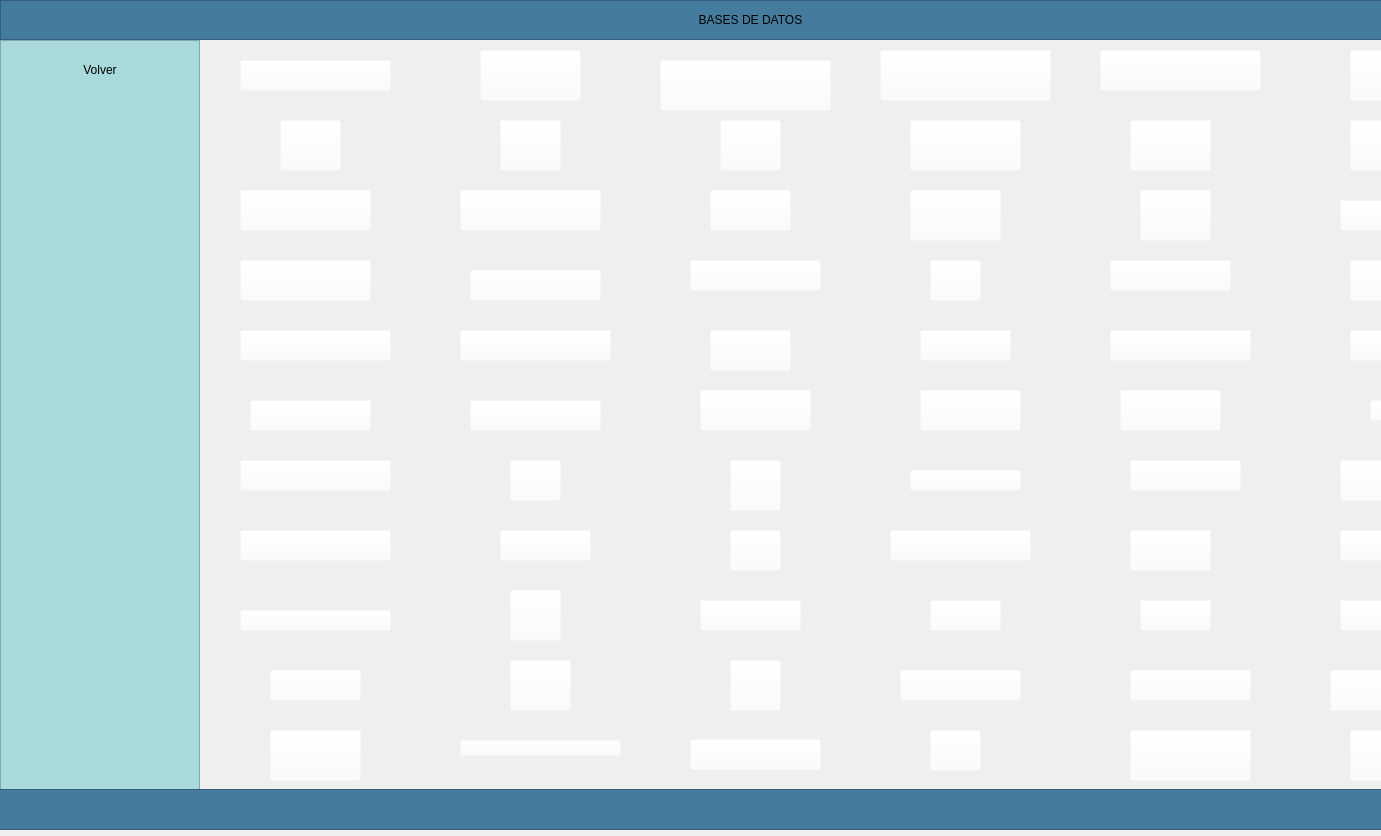
<?xml version="1.0" encoding="UTF-8"?>
<ui version="4.0">
 <class>MainWindow</class>
 <widget class="QMainWindow" name="MainWindow">
  <property name="geometry">
   <rect>
    <x>0</x>
    <y>0</y>
    <width>1381</width>
    <height>836</height>
   </rect>
  </property>
  <property name="windowTitle">
   <string>MainWindow</string>
  </property>
  <widget class="QWidget" name="centralwidget">
   <widget class="QFrame" name="Frame_Superior">
    <property name="geometry">
     <rect>
      <x>0</x>
      <y>0</y>
      <width>1501</width>
      <height>40</height>
     </rect>
    </property>
    <property name="minimumSize">
     <size>
      <width>0</width>
      <height>40</height>
     </size>
    </property>
    <property name="maximumSize">
     <size>
      <width>16777215</width>
      <height>40</height>
     </size>
    </property>
    <property name="styleSheet">
     <string notr="true">background-color: rgb(69, 123, 157);</string>
    </property>
    <property name="frameShape">
     <enum>QFrame::StyledPanel</enum>
    </property>
    <property name="frameShadow">
     <enum>QFrame::Raised</enum>
    </property>
    <layout class="QHBoxLayout" name="horizontalLayout_2">
     <property name="spacing">
      <number>2</number>
     </property>
     <property name="leftMargin">
      <number>0</number>
     </property>
     <property name="topMargin">
      <number>0</number>
     </property>
     <property name="rightMargin">
      <number>0</number>
     </property>
     <property name="bottomMargin">
      <number>0</number>
     </property>
     <item>
      <widget class="QPushButton" name="btn_menu">
       <property name="minimumSize">
        <size>
         <width>0</width>
         <height>0</height>
        </size>
       </property>
       <property name="maximumSize">
        <size>
         <width>16777215</width>
         <height>16777215</height>
        </size>
       </property>
       <property name="layoutDirection">
        <enum>Qt::LeftToRight</enum>
       </property>
       <property name="styleSheet">
        <string notr="true">QPushButton{
background-color:#457b9d;
font:87 12pt&quot;Arial Black&quot;;
border-radius:0px;
}

QPushButton:hover{
background-color: #a8dadc;
font:87 12pt&quot;Arial Back&quot;;
border-radius:0px;
}</string>
       </property>
       <property name="text">
        <string>BASES DE DATOS</string>
       </property>
       <property name="icon">
        <iconset>
         <normaloff>../../../Imagenes/bars-solid.svg</normaloff>../../../Imagenes/bars-solid.svg</iconset>
       </property>
      </widget>
     </item>
    </layout>
   </widget>
   <widget class="QFrame" name="Frame_Inferior_Izq">
    <property name="geometry">
     <rect>
      <x>0</x>
      <y>40</y>
      <width>200</width>
      <height>751</height>
     </rect>
    </property>
    <property name="minimumSize">
     <size>
      <width>200</width>
      <height>0</height>
     </size>
    </property>
    <property name="maximumSize">
     <size>
      <width>200</width>
      <height>16777215</height>
     </size>
    </property>
    <property name="styleSheet">
     <string notr="true">QFrame{
background-color:#a8dadc;}

QPushButton{
background-color:#a8dadc;
border-top-left-radius: 20px;
border-bottom-left-radius: 20px;
font: 75 12pt &quot;Arial Narrow&quot;;
}
QPushButton:hover{
background-color:#a8dadc;
border-top-left-radius:20px;
border-bottom-left-radius:20px;
font: 75 12pt&quot;Arial Narrow&quot;;
}</string>
    </property>
    <property name="frameShape">
     <enum>QFrame::StyledPanel</enum>
    </property>
    <property name="frameShadow">
     <enum>QFrame::Raised</enum>
    </property>
    <layout class="QVBoxLayout" name="verticalLayout_3">
     <item>
      <widget class="QPushButton" name="pushButton_6">
       <property name="minimumSize">
        <size>
         <width>0</width>
         <height>40</height>
        </size>
       </property>
       <property name="maximumSize">
        <size>
         <width>16777215</width>
         <height>40</height>
        </size>
       </property>
       <property name="styleSheet">
        <string notr="true">QFrame{
background-color:#a8dadc;}

QPushButton{
background-color:#a8dadc;
border-top-left-radius: 20px;
border-bottom-left-radius: 20px;
font: 75 12pt &quot;Arial Narrow&quot;;
}
QPushButton:hover{
background-color:#f1faee;
border-top-left-radius:20px;
border-bottom-left-radius:20px;
font: 75 12pt&quot;Arial Narrow&quot;;
}
</string>
       </property>
       <property name="text">
        <string>Volver</string>
       </property>
       <property name="icon">
        <iconset>
         <normaloff>../../../Imagenes/pencil-ruler-solid.svg</normaloff>../../../Imagenes/pencil-ruler-solid.svg</iconset>
       </property>
      </widget>
     </item>
     <item>
      <spacer name="verticalSpacer">
       <property name="orientation">
        <enum>Qt::Vertical</enum>
       </property>
       <property name="sizeHint" stdset="0">
        <size>
         <width>20</width>
         <height>194</height>
        </size>
       </property>
      </spacer>
     </item>
    </layout>
   </widget>
   <widget class="QLabel" name="label_2">
    <property name="geometry">
     <rect>
      <x>200</x>
      <y>40</y>
      <width>1311</width>
      <height>751</height>
     </rect>
    </property>
    <property name="styleSheet">
     <string notr="true">border-image: url(:/newPrefix/r7.png);</string>
    </property>
    <property name="text">
     <string/>
    </property>
    <property name="scaledContents">
     <bool>true</bool>
    </property>
   </widget>
   <widget class="QPushButton" name="pushButton_2">
    <property name="geometry">
     <rect>
      <x>240</x>
      <y>60</y>
      <width>151</width>
      <height>31</height>
     </rect>
    </property>
    <property name="styleSheet">
     <string notr="true">background-color: rgba(255, 255, 255, 0);</string>
    </property>
    <property name="text">
     <string/>
    </property>
   </widget>
   <widget class="QPushButton" name="pushButton_3">
    <property name="geometry">
     <rect>
      <x>480</x>
      <y>50</y>
      <width>101</width>
      <height>51</height>
     </rect>
    </property>
    <property name="styleSheet">
     <string notr="true">background-color: rgba(255, 255, 255, 0);</string>
    </property>
    <property name="text">
     <string/>
    </property>
   </widget>
   <widget class="QPushButton" name="pushButton_4">
    <property name="geometry">
     <rect>
      <x>660</x>
      <y>60</y>
      <width>171</width>
      <height>51</height>
     </rect>
    </property>
    <property name="styleSheet">
     <string notr="true">background-color: rgba(255, 255, 255, 0);</string>
    </property>
    <property name="text">
     <string/>
    </property>
   </widget>
   <widget class="QPushButton" name="pushButton_5">
    <property name="geometry">
     <rect>
      <x>880</x>
      <y>50</y>
      <width>171</width>
      <height>51</height>
     </rect>
    </property>
    <property name="styleSheet">
     <string notr="true">background-color: rgba(255, 255, 255, 0);</string>
    </property>
    <property name="text">
     <string/>
    </property>
   </widget>
   <widget class="QPushButton" name="pushButton_7">
    <property name="geometry">
     <rect>
      <x>1100</x>
      <y>50</y>
      <width>161</width>
      <height>41</height>
     </rect>
    </property>
    <property name="styleSheet">
     <string notr="true">background-color: rgba(255, 255, 255, 0);</string>
    </property>
    <property name="text">
     <string/>
    </property>
   </widget>
   <widget class="QPushButton" name="pushButton_8">
    <property name="geometry">
     <rect>
      <x>1350</x>
      <y>50</y>
      <width>81</width>
      <height>51</height>
     </rect>
    </property>
    <property name="styleSheet">
     <string notr="true">background-color: rgba(255, 255, 255, 0);</string>
    </property>
    <property name="text">
     <string/>
    </property>
   </widget>
   <widget class="QPushButton" name="pushButton_9">
    <property name="geometry">
     <rect>
      <x>280</x>
      <y>120</y>
      <width>61</width>
      <height>51</height>
     </rect>
    </property>
    <property name="styleSheet">
     <string notr="true">background-color: rgba(255, 255, 255, 0);</string>
    </property>
    <property name="text">
     <string/>
    </property>
   </widget>
   <widget class="QPushButton" name="pushButton_10">
    <property name="geometry">
     <rect>
      <x>500</x>
      <y>120</y>
      <width>61</width>
      <height>51</height>
     </rect>
    </property>
    <property name="styleSheet">
     <string notr="true">background-color: rgba(255, 255, 255, 0);</string>
    </property>
    <property name="text">
     <string/>
    </property>
   </widget>
   <widget class="QPushButton" name="pushButton_11">
    <property name="geometry">
     <rect>
      <x>720</x>
      <y>120</y>
      <width>61</width>
      <height>51</height>
     </rect>
    </property>
    <property name="styleSheet">
     <string notr="true">background-color: rgba(255, 255, 255, 0);</string>
    </property>
    <property name="text">
     <string/>
    </property>
   </widget>
   <widget class="QPushButton" name="pushButton_12">
    <property name="geometry">
     <rect>
      <x>910</x>
      <y>120</y>
      <width>111</width>
      <height>51</height>
     </rect>
    </property>
    <property name="styleSheet">
     <string notr="true">background-color: rgba(255, 255, 255, 0);</string>
    </property>
    <property name="text">
     <string/>
    </property>
   </widget>
   <widget class="QPushButton" name="pushButton_13">
    <property name="geometry">
     <rect>
      <x>1130</x>
      <y>120</y>
      <width>81</width>
      <height>51</height>
     </rect>
    </property>
    <property name="styleSheet">
     <string notr="true">background-color: rgba(255, 255, 255, 0);</string>
    </property>
    <property name="text">
     <string/>
    </property>
   </widget>
   <widget class="QPushButton" name="pushButton_14">
    <property name="geometry">
     <rect>
      <x>1350</x>
      <y>120</y>
      <width>81</width>
      <height>51</height>
     </rect>
    </property>
    <property name="styleSheet">
     <string notr="true">background-color: rgba(255, 255, 255, 0);</string>
    </property>
    <property name="text">
     <string/>
    </property>
   </widget>
   <widget class="QPushButton" name="pushButton_15">
    <property name="geometry">
     <rect>
      <x>240</x>
      <y>190</y>
      <width>131</width>
      <height>41</height>
     </rect>
    </property>
    <property name="styleSheet">
     <string notr="true">background-color: rgba(255, 255, 255, 0);</string>
    </property>
    <property name="text">
     <string/>
    </property>
   </widget>
   <widget class="QPushButton" name="pushButton_16">
    <property name="geometry">
     <rect>
      <x>460</x>
      <y>190</y>
      <width>141</width>
      <height>41</height>
     </rect>
    </property>
    <property name="styleSheet">
     <string notr="true">background-color: rgba(255, 255, 255, 0);</string>
    </property>
    <property name="text">
     <string/>
    </property>
   </widget>
   <widget class="QPushButton" name="pushButton_17">
    <property name="geometry">
     <rect>
      <x>710</x>
      <y>190</y>
      <width>81</width>
      <height>41</height>
     </rect>
    </property>
    <property name="styleSheet">
     <string notr="true">background-color: rgba(255, 255, 255, 0);</string>
    </property>
    <property name="text">
     <string/>
    </property>
   </widget>
   <widget class="QPushButton" name="pushButton_18">
    <property name="geometry">
     <rect>
      <x>910</x>
      <y>190</y>
      <width>91</width>
      <height>51</height>
     </rect>
    </property>
    <property name="styleSheet">
     <string notr="true">background-color: rgba(255, 255, 255, 0);</string>
    </property>
    <property name="text">
     <string/>
    </property>
   </widget>
   <widget class="QPushButton" name="pushButton_19">
    <property name="geometry">
     <rect>
      <x>1140</x>
      <y>190</y>
      <width>71</width>
      <height>51</height>
     </rect>
    </property>
    <property name="styleSheet">
     <string notr="true">background-color: rgba(255, 255, 255, 0);</string>
    </property>
    <property name="text">
     <string/>
    </property>
   </widget>
   <widget class="QPushButton" name="pushButton_20">
    <property name="geometry">
     <rect>
      <x>1340</x>
      <y>200</y>
      <width>111</width>
      <height>31</height>
     </rect>
    </property>
    <property name="styleSheet">
     <string notr="true">background-color: rgba(255, 255, 255, 0);</string>
    </property>
    <property name="text">
     <string/>
    </property>
   </widget>
   <widget class="QPushButton" name="pushButton_21">
    <property name="geometry">
     <rect>
      <x>240</x>
      <y>260</y>
      <width>131</width>
      <height>41</height>
     </rect>
    </property>
    <property name="styleSheet">
     <string notr="true">background-color: rgba(255, 255, 255, 0);</string>
    </property>
    <property name="text">
     <string/>
    </property>
   </widget>
   <widget class="QPushButton" name="pushButton_22">
    <property name="geometry">
     <rect>
      <x>470</x>
      <y>270</y>
      <width>131</width>
      <height>31</height>
     </rect>
    </property>
    <property name="styleSheet">
     <string notr="true">background-color: rgba(255, 255, 255, 0);</string>
    </property>
    <property name="text">
     <string/>
    </property>
   </widget>
   <widget class="QPushButton" name="pushButton_23">
    <property name="geometry">
     <rect>
      <x>690</x>
      <y>260</y>
      <width>131</width>
      <height>31</height>
     </rect>
    </property>
    <property name="styleSheet">
     <string notr="true">background-color: rgba(255, 255, 255, 0);</string>
    </property>
    <property name="text">
     <string/>
    </property>
   </widget>
   <widget class="QPushButton" name="pushButton_24">
    <property name="geometry">
     <rect>
      <x>930</x>
      <y>260</y>
      <width>51</width>
      <height>41</height>
     </rect>
    </property>
    <property name="styleSheet">
     <string notr="true">background-color: rgba(255, 255, 255, 0);</string>
    </property>
    <property name="text">
     <string/>
    </property>
   </widget>
   <widget class="QPushButton" name="pushButton_25">
    <property name="geometry">
     <rect>
      <x>1110</x>
      <y>260</y>
      <width>121</width>
      <height>31</height>
     </rect>
    </property>
    <property name="styleSheet">
     <string notr="true">background-color: rgba(255, 255, 255, 0);</string>
    </property>
    <property name="text">
     <string/>
    </property>
   </widget>
   <widget class="QPushButton" name="pushButton_26">
    <property name="geometry">
     <rect>
      <x>1350</x>
      <y>260</y>
      <width>121</width>
      <height>41</height>
     </rect>
    </property>
    <property name="styleSheet">
     <string notr="true">background-color: rgba(255, 255, 255, 0);</string>
    </property>
    <property name="text">
     <string/>
    </property>
   </widget>
   <widget class="QPushButton" name="pushButton_27">
    <property name="geometry">
     <rect>
      <x>240</x>
      <y>330</y>
      <width>151</width>
      <height>31</height>
     </rect>
    </property>
    <property name="styleSheet">
     <string notr="true">background-color: rgba(255, 255, 255, 0);</string>
    </property>
    <property name="text">
     <string/>
    </property>
   </widget>
   <widget class="QPushButton" name="pushButton_28">
    <property name="geometry">
     <rect>
      <x>460</x>
      <y>330</y>
      <width>151</width>
      <height>31</height>
     </rect>
    </property>
    <property name="styleSheet">
     <string notr="true">background-color: rgba(255, 255, 255, 0);</string>
    </property>
    <property name="text">
     <string/>
    </property>
   </widget>
   <widget class="QPushButton" name="pushButton_29">
    <property name="geometry">
     <rect>
      <x>710</x>
      <y>330</y>
      <width>81</width>
      <height>41</height>
     </rect>
    </property>
    <property name="styleSheet">
     <string notr="true">background-color: rgba(255, 255, 255, 0);</string>
    </property>
    <property name="text">
     <string/>
    </property>
   </widget>
   <widget class="QPushButton" name="pushButton_30">
    <property name="geometry">
     <rect>
      <x>920</x>
      <y>330</y>
      <width>91</width>
      <height>31</height>
     </rect>
    </property>
    <property name="styleSheet">
     <string notr="true">background-color: rgba(255, 255, 255, 0);</string>
    </property>
    <property name="text">
     <string/>
    </property>
   </widget>
   <widget class="QPushButton" name="pushButton_31">
    <property name="geometry">
     <rect>
      <x>1110</x>
      <y>330</y>
      <width>141</width>
      <height>31</height>
     </rect>
    </property>
    <property name="styleSheet">
     <string notr="true">background-color: rgba(255, 255, 255, 0);</string>
    </property>
    <property name="text">
     <string/>
    </property>
   </widget>
   <widget class="QPushButton" name="pushButton_32">
    <property name="geometry">
     <rect>
      <x>1350</x>
      <y>330</y>
      <width>101</width>
      <height>31</height>
     </rect>
    </property>
    <property name="styleSheet">
     <string notr="true">background-color: rgba(255, 255, 255, 0);</string>
    </property>
    <property name="text">
     <string/>
    </property>
   </widget>
   <widget class="QPushButton" name="pushButton_33">
    <property name="geometry">
     <rect>
      <x>250</x>
      <y>400</y>
      <width>121</width>
      <height>31</height>
     </rect>
    </property>
    <property name="styleSheet">
     <string notr="true">background-color: rgba(255, 255, 255, 0);</string>
    </property>
    <property name="text">
     <string/>
    </property>
   </widget>
   <widget class="QPushButton" name="pushButton_34">
    <property name="geometry">
     <rect>
      <x>470</x>
      <y>400</y>
      <width>131</width>
      <height>31</height>
     </rect>
    </property>
    <property name="styleSheet">
     <string notr="true">background-color: rgba(255, 255, 255, 0);</string>
    </property>
    <property name="text">
     <string/>
    </property>
   </widget>
   <widget class="QPushButton" name="pushButton_35">
    <property name="geometry">
     <rect>
      <x>700</x>
      <y>390</y>
      <width>111</width>
      <height>41</height>
     </rect>
    </property>
    <property name="styleSheet">
     <string notr="true">background-color: rgba(255, 255, 255, 0);</string>
    </property>
    <property name="text">
     <string/>
    </property>
   </widget>
   <widget class="QPushButton" name="pushButton_36">
    <property name="geometry">
     <rect>
      <x>920</x>
      <y>390</y>
      <width>101</width>
      <height>41</height>
     </rect>
    </property>
    <property name="styleSheet">
     <string notr="true">background-color: rgba(255, 255, 255, 0);</string>
    </property>
    <property name="text">
     <string/>
    </property>
   </widget>
   <widget class="QPushButton" name="pushButton_37">
    <property name="geometry">
     <rect>
      <x>1120</x>
      <y>390</y>
      <width>101</width>
      <height>41</height>
     </rect>
    </property>
    <property name="styleSheet">
     <string notr="true">background-color: rgba(255, 255, 255, 0);</string>
    </property>
    <property name="text">
     <string/>
    </property>
   </widget>
   <widget class="QPushButton" name="pushButton_38">
    <property name="geometry">
     <rect>
      <x>1370</x>
      <y>400</y>
      <width>71</width>
      <height>21</height>
     </rect>
    </property>
    <property name="styleSheet">
     <string notr="true">background-color: rgba(255, 255, 255, 0);</string>
    </property>
    <property name="text">
     <string/>
    </property>
   </widget>
   <widget class="QPushButton" name="pushButton_39">
    <property name="geometry">
     <rect>
      <x>240</x>
      <y>460</y>
      <width>151</width>
      <height>31</height>
     </rect>
    </property>
    <property name="styleSheet">
     <string notr="true">background-color: rgba(255, 255, 255, 0);</string>
    </property>
    <property name="text">
     <string/>
    </property>
   </widget>
   <widget class="QPushButton" name="pushButton_40">
    <property name="geometry">
     <rect>
      <x>510</x>
      <y>460</y>
      <width>51</width>
      <height>41</height>
     </rect>
    </property>
    <property name="styleSheet">
     <string notr="true">background-color: rgba(255, 255, 255, 0);</string>
    </property>
    <property name="text">
     <string/>
    </property>
   </widget>
   <widget class="QPushButton" name="pushButton_41">
    <property name="geometry">
     <rect>
      <x>730</x>
      <y>460</y>
      <width>51</width>
      <height>51</height>
     </rect>
    </property>
    <property name="styleSheet">
     <string notr="true">background-color: rgba(255, 255, 255, 0);</string>
    </property>
    <property name="text">
     <string/>
    </property>
   </widget>
   <widget class="QPushButton" name="pushButton_42">
    <property name="geometry">
     <rect>
      <x>910</x>
      <y>470</y>
      <width>111</width>
      <height>21</height>
     </rect>
    </property>
    <property name="styleSheet">
     <string notr="true">background-color: rgba(255, 255, 255, 0);</string>
    </property>
    <property name="text">
     <string/>
    </property>
   </widget>
   <widget class="QPushButton" name="pushButton_43">
    <property name="geometry">
     <rect>
      <x>1130</x>
      <y>460</y>
      <width>111</width>
      <height>31</height>
     </rect>
    </property>
    <property name="styleSheet">
     <string notr="true">background-color: rgba(255, 255, 255, 0);</string>
    </property>
    <property name="text">
     <string/>
    </property>
   </widget>
   <widget class="QPushButton" name="pushButton_44">
    <property name="geometry">
     <rect>
      <x>1340</x>
      <y>460</y>
      <width>131</width>
      <height>41</height>
     </rect>
    </property>
    <property name="styleSheet">
     <string notr="true">background-color: rgba(255, 255, 255, 0);</string>
    </property>
    <property name="text">
     <string/>
    </property>
   </widget>
   <widget class="QPushButton" name="pushButton_45">
    <property name="geometry">
     <rect>
      <x>240</x>
      <y>530</y>
      <width>151</width>
      <height>31</height>
     </rect>
    </property>
    <property name="styleSheet">
     <string notr="true">background-color: rgba(255, 255, 255, 0);</string>
    </property>
    <property name="text">
     <string/>
    </property>
   </widget>
   <widget class="QPushButton" name="pushButton_46">
    <property name="geometry">
     <rect>
      <x>500</x>
      <y>530</y>
      <width>91</width>
      <height>31</height>
     </rect>
    </property>
    <property name="styleSheet">
     <string notr="true">background-color: rgba(255, 255, 255, 0);</string>
    </property>
    <property name="text">
     <string/>
    </property>
   </widget>
   <widget class="QPushButton" name="pushButton_47">
    <property name="geometry">
     <rect>
      <x>730</x>
      <y>530</y>
      <width>51</width>
      <height>41</height>
     </rect>
    </property>
    <property name="styleSheet">
     <string notr="true">background-color: rgba(255, 255, 255, 0);</string>
    </property>
    <property name="text">
     <string/>
    </property>
   </widget>
   <widget class="QPushButton" name="pushButton_48">
    <property name="geometry">
     <rect>
      <x>890</x>
      <y>530</y>
      <width>141</width>
      <height>31</height>
     </rect>
    </property>
    <property name="styleSheet">
     <string notr="true">background-color: rgba(255, 255, 255, 0);</string>
    </property>
    <property name="text">
     <string/>
    </property>
   </widget>
   <widget class="QPushButton" name="pushButton_49">
    <property name="geometry">
     <rect>
      <x>1130</x>
      <y>530</y>
      <width>81</width>
      <height>41</height>
     </rect>
    </property>
    <property name="styleSheet">
     <string notr="true">background-color: rgba(255, 255, 255, 0);</string>
    </property>
    <property name="text">
     <string/>
    </property>
   </widget>
   <widget class="QPushButton" name="pushButton_50">
    <property name="geometry">
     <rect>
      <x>1340</x>
      <y>530</y>
      <width>141</width>
      <height>31</height>
     </rect>
    </property>
    <property name="styleSheet">
     <string notr="true">background-color: rgba(255, 255, 255, 0);</string>
    </property>
    <property name="text">
     <string/>
    </property>
   </widget>
   <widget class="QPushButton" name="pushButton_51">
    <property name="geometry">
     <rect>
      <x>240</x>
      <y>610</y>
      <width>151</width>
      <height>21</height>
     </rect>
    </property>
    <property name="styleSheet">
     <string notr="true">background-color: rgba(255, 255, 255, 0);</string>
    </property>
    <property name="text">
     <string/>
    </property>
   </widget>
   <widget class="QPushButton" name="pushButton_52">
    <property name="geometry">
     <rect>
      <x>510</x>
      <y>590</y>
      <width>51</width>
      <height>51</height>
     </rect>
    </property>
    <property name="styleSheet">
     <string notr="true">background-color: rgba(255, 255, 255, 0);</string>
    </property>
    <property name="text">
     <string/>
    </property>
   </widget>
   <widget class="QPushButton" name="pushButton_53">
    <property name="geometry">
     <rect>
      <x>700</x>
      <y>600</y>
      <width>101</width>
      <height>31</height>
     </rect>
    </property>
    <property name="styleSheet">
     <string notr="true">background-color: rgba(255, 255, 255, 0);</string>
    </property>
    <property name="text">
     <string/>
    </property>
   </widget>
   <widget class="QPushButton" name="pushButton_54">
    <property name="geometry">
     <rect>
      <x>930</x>
      <y>600</y>
      <width>71</width>
      <height>31</height>
     </rect>
    </property>
    <property name="styleSheet">
     <string notr="true">background-color: rgba(255, 255, 255, 0);</string>
    </property>
    <property name="text">
     <string/>
    </property>
   </widget>
   <widget class="QPushButton" name="pushButton_55">
    <property name="geometry">
     <rect>
      <x>1140</x>
      <y>600</y>
      <width>71</width>
      <height>31</height>
     </rect>
    </property>
    <property name="styleSheet">
     <string notr="true">background-color: rgba(255, 255, 255, 0);</string>
    </property>
    <property name="text">
     <string/>
    </property>
   </widget>
   <widget class="QPushButton" name="pushButton_56">
    <property name="geometry">
     <rect>
      <x>1340</x>
      <y>600</y>
      <width>111</width>
      <height>31</height>
     </rect>
    </property>
    <property name="styleSheet">
     <string notr="true">background-color: rgba(255, 255, 255, 0);</string>
    </property>
    <property name="text">
     <string/>
    </property>
   </widget>
   <widget class="QPushButton" name="pushButton_57">
    <property name="geometry">
     <rect>
      <x>270</x>
      <y>670</y>
      <width>91</width>
      <height>31</height>
     </rect>
    </property>
    <property name="styleSheet">
     <string notr="true">background-color: rgba(255, 255, 255, 0);</string>
    </property>
    <property name="text">
     <string/>
    </property>
   </widget>
   <widget class="QPushButton" name="pushButton_58">
    <property name="geometry">
     <rect>
      <x>510</x>
      <y>660</y>
      <width>61</width>
      <height>51</height>
     </rect>
    </property>
    <property name="styleSheet">
     <string notr="true">background-color: rgba(255, 255, 255, 0);</string>
    </property>
    <property name="text">
     <string/>
    </property>
   </widget>
   <widget class="QPushButton" name="pushButton_59">
    <property name="geometry">
     <rect>
      <x>730</x>
      <y>660</y>
      <width>51</width>
      <height>51</height>
     </rect>
    </property>
    <property name="styleSheet">
     <string notr="true">background-color: rgba(255, 255, 255, 0);</string>
    </property>
    <property name="text">
     <string/>
    </property>
   </widget>
   <widget class="QPushButton" name="pushButton_60">
    <property name="geometry">
     <rect>
      <x>900</x>
      <y>670</y>
      <width>121</width>
      <height>31</height>
     </rect>
    </property>
    <property name="styleSheet">
     <string notr="true">background-color: rgba(255, 255, 255, 0);</string>
    </property>
    <property name="text">
     <string/>
    </property>
   </widget>
   <widget class="QPushButton" name="pushButton_61">
    <property name="geometry">
     <rect>
      <x>1130</x>
      <y>670</y>
      <width>121</width>
      <height>31</height>
     </rect>
    </property>
    <property name="styleSheet">
     <string notr="true">background-color: rgba(255, 255, 255, 0);</string>
    </property>
    <property name="text">
     <string/>
    </property>
   </widget>
   <widget class="QPushButton" name="pushButton_62">
    <property name="geometry">
     <rect>
      <x>1330</x>
      <y>670</y>
      <width>121</width>
      <height>41</height>
     </rect>
    </property>
    <property name="styleSheet">
     <string notr="true">background-color: rgba(255, 255, 255, 0);</string>
    </property>
    <property name="text">
     <string/>
    </property>
   </widget>
   <widget class="QPushButton" name="pushButton_63">
    <property name="geometry">
     <rect>
      <x>270</x>
      <y>730</y>
      <width>91</width>
      <height>51</height>
     </rect>
    </property>
    <property name="styleSheet">
     <string notr="true">background-color: rgba(255, 255, 255, 0);</string>
    </property>
    <property name="text">
     <string/>
    </property>
   </widget>
   <widget class="QPushButton" name="pushButton_64">
    <property name="geometry">
     <rect>
      <x>460</x>
      <y>740</y>
      <width>161</width>
      <height>16</height>
     </rect>
    </property>
    <property name="styleSheet">
     <string notr="true">background-color: rgba(255, 255, 255, 0);</string>
    </property>
    <property name="text">
     <string/>
    </property>
   </widget>
   <widget class="QPushButton" name="pushButton_65">
    <property name="geometry">
     <rect>
      <x>690</x>
      <y>739</y>
      <width>131</width>
      <height>31</height>
     </rect>
    </property>
    <property name="styleSheet">
     <string notr="true">background-color: rgba(255, 255, 255, 0);</string>
    </property>
    <property name="text">
     <string/>
    </property>
   </widget>
   <widget class="QPushButton" name="pushButton_66">
    <property name="geometry">
     <rect>
      <x>930</x>
      <y>730</y>
      <width>51</width>
      <height>41</height>
     </rect>
    </property>
    <property name="styleSheet">
     <string notr="true">background-color: rgba(255, 255, 255, 0);</string>
    </property>
    <property name="text">
     <string/>
    </property>
   </widget>
   <widget class="QPushButton" name="pushButton_67">
    <property name="geometry">
     <rect>
      <x>1130</x>
      <y>730</y>
      <width>121</width>
      <height>51</height>
     </rect>
    </property>
    <property name="styleSheet">
     <string notr="true">background-color: rgba(255, 255, 255, 0);</string>
    </property>
    <property name="text">
     <string/>
    </property>
   </widget>
   <widget class="QPushButton" name="pushButton_68">
    <property name="geometry">
     <rect>
      <x>1350</x>
      <y>730</y>
      <width>121</width>
      <height>51</height>
     </rect>
    </property>
    <property name="styleSheet">
     <string notr="true">background-color: rgba(255, 255, 255, 0);</string>
    </property>
    <property name="text">
     <string/>
    </property>
   </widget>
   <widget class="QFrame" name="frame">
    <property name="geometry">
     <rect>
      <x>-1</x>
      <y>789</y>
      <width>1501</width>
      <height>41</height>
     </rect>
    </property>
    <property name="styleSheet">
     <string notr="true">background-color: rgb(69, 123, 157);</string>
    </property>
    <property name="frameShape">
     <enum>QFrame::StyledPanel</enum>
    </property>
    <property name="frameShadow">
     <enum>QFrame::Raised</enum>
    </property>
   </widget>
  </widget>
 </widget>
 <resources>
  <include location="Historia Edicion.qrc"/>
 </resources>
 <connections/>
</ui>
